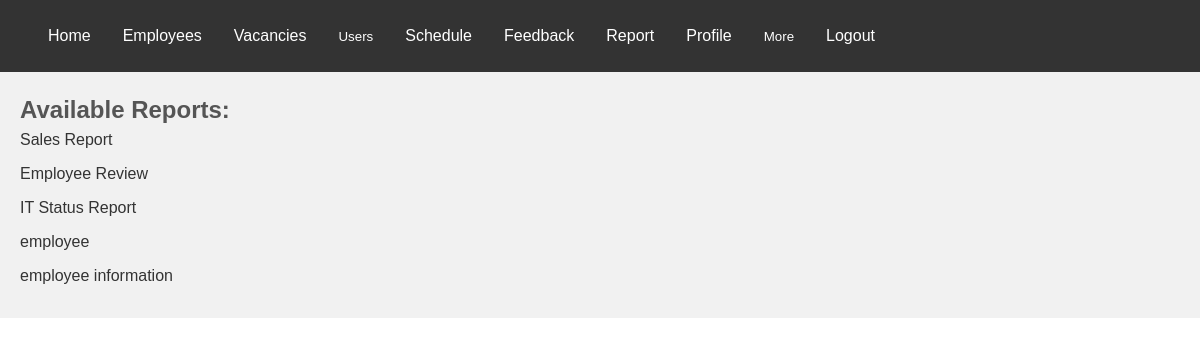
Page /admin/report.php on the committed database.
### tables this page shows
CREATE TABLE `reports` (
  `id` int(11) NOT NULL,
  `title` varchar(100) NOT NULL,
  `description` text DEFAULT NULL,
  `data` longtext DEFAULT NULL CHECK (json_valid(`data`))
);

### admin/report.php (the view, shortened to what this page needs)
<?php
$host = "localhost";
$username = "root";
$password = "";
$database = "hrms";
$conn = mysqli_connect($host, $username, $password, $database);
$query = "SELECT id, title FROM reports";
$result = mysqli_query($conn, $query);
if (mysqli_num_rows($result) > 0) {
    echo "<div id=\"report-list\">";
    echo "<h2>Available Reports:</h2>";
    echo "<ul>";
    while ($row = mysqli_fetch_assoc($result)) {
        $report_id = $row['id'];
        $report_title = $row['title'];
        echo "<li><a href=\"download_report.php?report_id=$report_id\">$report_title</a></li>";
    }
    echo "</ul>";
    echo "</div>";
} else {
    echo "No reports found.";
}
?>
<head>
</head>

### admin/report.php (style rules this page uses)
#report-list { background-color: #f1f1f1; padding: 20px; }
#report-list h2 { color: #555; }
#report-list ul { list-style-type: none; padding: 0; }
#report-list li { margin-bottom: 10px; }
#report-list li a { text-decoration: none; color: #333; }

### rows in the picture
reports: title "Sales Report"
reports: title "Employee Review"
reports: title "IT Status Report"
reports: title "employee"
reports: title "employee information"
